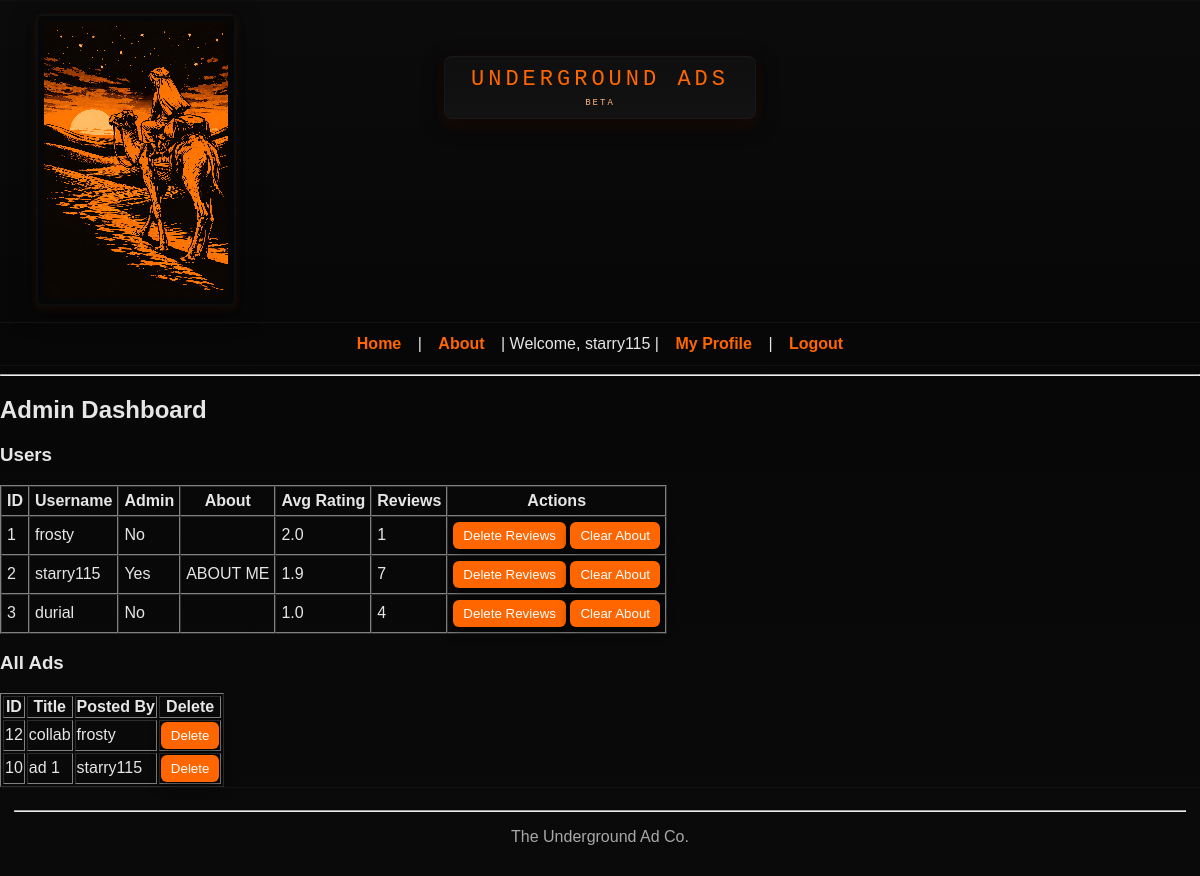
The app's page /admin (signed in), older data.
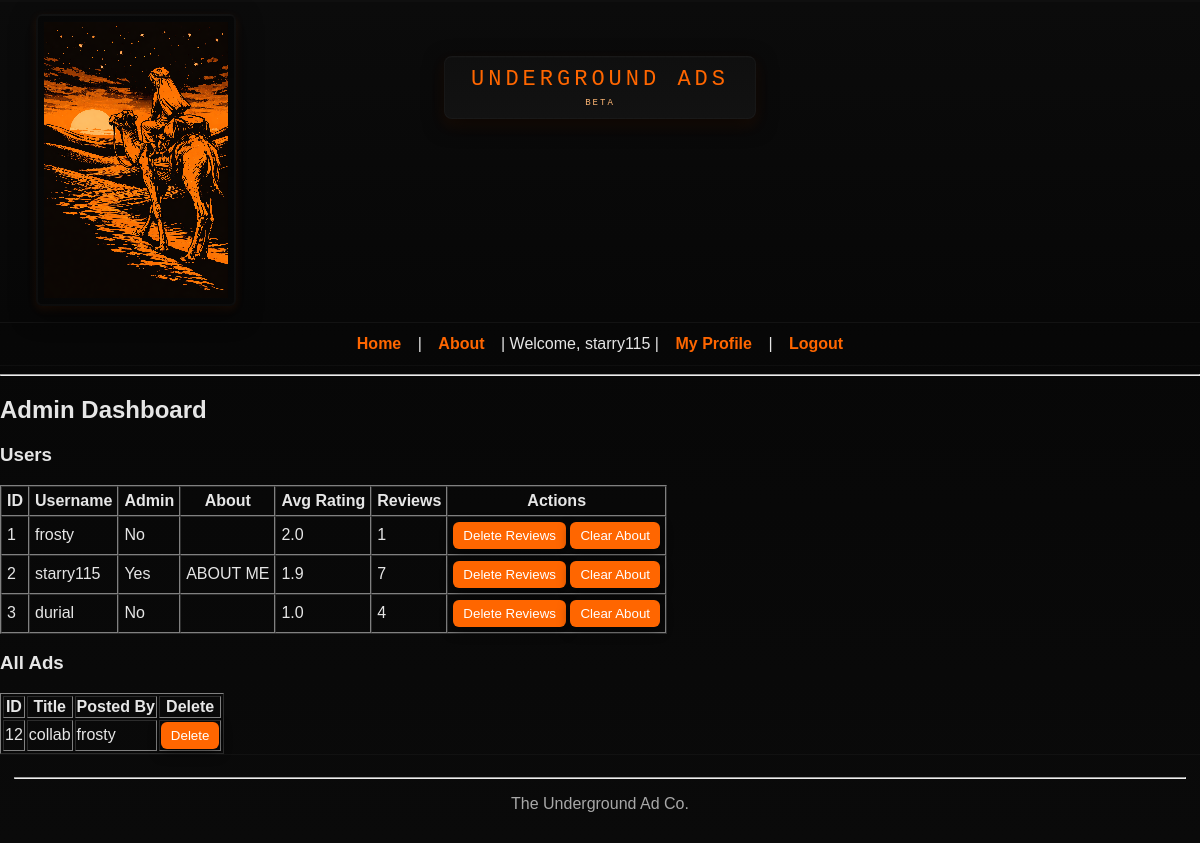
The same page, newer data.
### tables this page shows
CREATE TABLE users (
            id INTEGER PRIMARY KEY AUTOINCREMENT,
            username TEXT UNIQUE NOT NULL,
            password_hash TEXT NOT NULL,
            created_at TIMESTAMP DEFAULT CURRENT_TIMESTAMP
        , is_admin INTEGER DEFAULT 0, about TEXT DEFAULT '', pgp_public_key TEXT, pgp_private_key_encrypted TEXT, pgp_key_salt TEXT, pgp_key_nonce TEXT);

CREATE TABLE ads (
            id INTEGER PRIMARY KEY AUTOINCREMENT,
            title TEXT NOT NULL,
            description TEXT NOT NULL,
            image TEXT,
            user_id INTEGER NOT NULL,
            created_at TIMESTAMP DEFAULT CURRENT_TIMESTAMP,
            FOREIGN KEY (user_id) REFERENCES users (id)
        );

### app.py (the view)
@app.route("/admin")
@admin_required
def admin_dashboard():
    conn = get_db()
    cur = conn.cursor()
    cur.execute("""SELECT u.id, u.username, u.is_admin, u.about, IFNULL(ROUND(AVG(r.rating), 1), 'No ratings')
    AS avg_rating, COUNT(r.id) AS review_count
    FROM users u
    LEFT JOIN ratings r ON u.id = r.seller_id
    GROUP BY u.id
    ORDER BY u.id ASC""")
    users = cur.fetchall()
    cur.execute("SELECT ads.*, users.username FROM ads JOIN users ON ads.user_id = users.id ORDER BY ads.id DESC")
    ads = cur.fetchall()
    conn.close()
    return render_template("admin_dashboard.html", users=users, ads=ads)

### app.py (called while the page is built)
def admin_required(f):
    @wraps(f)
    def decorated_function(*args, **kwargs):
        if "user_id" not in session:
            return redirect(url_for("login"))
        conn = get_db()
        cur = conn.cursor()
        cur.execute("SELECT is_admin FROM users WHERE id = ?", (session["user_id"],))
        user = cur.fetchone()
        conn.close()
        if not user or user["is_admin"] == 0:
            return "Access denied: admin only", 403
        return f(*args, **kwargs)
    return decorated_function

### db.py (called while the page is built)
def get_db():
    db_path = os.path.join(os.path.dirname(__file__), "uadb.db")
    conn = sqlite3.connect(db_path)
    conn.row_factory = sqlite3.Row
    return conn

### templates/admin_dashboard.html
{% extends "base.html" %}
{% block content %}
<h2>Admin Dashboard</h2>
<h3>Users</h3>
<table border="1" cellspacing="0" cellpadding="5">
    <tr>
        <th>ID</th>
        <th>Username</th>
        <th>Admin</th>
        <th>About</th>
        <th>Avg Rating</th>
        <th>Reviews</th>
        <th>Actions</th>
    </tr>
    {% for u in users %}
    <tr>
        <td>{{ u.id }}</td>
        <td>{{ u.username }}</td>
        <td>{{ 'Yes' if u.is_admin else 'No' }}</td>
        <td>{{ u.about if u.about else '' }}</td>
        <td>{{ u.avg_rating }}</td>
        <td>{{ u.review_count }}</td>
        <td>
            <form action="{{ url_for('delete_user_reviews', user_id=u.id) }}" method="post" style="display:inline;">
                <button type="submit" onclick="return confirm('Delete all reviews for {{ u.username }}?')">
                    Delete Reviews
                </button>
            </form>
            <form action="{{ url_for('delete_user_about', user_id=u.id) }}" method="post" style="display:inline;">
                <button type="submit" onclick="return confirm('Clear About section for {{ u.username }}?')">
                    Clear About
                </button>
            </form>
        </td>
    </tr>
    {% endfor %}
</table>
<h3>All Ads</h3>
<table border="1">
    <tr><th>ID</th><th>Title</th><th>Posted By</th><th>Delete</th></tr>
    {% for ad in ads %}
    <tr>
        <td>{{ ad.id }}</td>
        <td>{{ ad.title }}</td>
        <td>{{ ad.username }}</td>
        <td>
            <form action="{{ url_for('delete_ad_m', ad_id=ad.id) }}" method="post" style="display:inline;">
                <button type="submit">Delete</button>
            </form>
        </td>
    </tr>
    {% endfor %}
</table>
{% endblock %}

### templates/base.html (shortened to what this page needs)
<!DOCTYPE html>
<html lang="en">
<head>
    <link rel="stylesheet" href="{{ url_for('static', filename='style.css') }}">
</head>
<body>
    <header class="site-header">
        <div class="logo-area">
            <a href="{{ url_for('home') }}">
                <img src="{{ url_for('static', filename='images/ua_logo_2.png') }}" class="logo" alt="Underground Ads Logo">
            </a>
        </div>
        <div class="banner-text">
            <span class="banner-card">
                UNDERGROUND ADS
                <span class="beta">BETA</span>
            </span>
        </div>
    </header>
    <nav class="nav-area">
        <a href="{{ url_for('home') }}">Home</a> |
        <a href="{{ url_for('about') }}">About</a> |
        {% if session.username %}
        <span>Welcome, {{ session.username }}</span> |
        <a href="{{ url_for('profile') }}">My Profile</a> |
        <a href="{{ url_for('logout') }}">Logout</a>
        {% else %}
        <a href="{{ url_for('register') }}">Register</a> |
        <a href="{{ url_for('login') }}">Login</a>
        {% endif %}
    </nav>
    <hr>
    <main>
        {% block content %}{% endblock %}
    </main>
    <footer>
        <hr>
        <p>The Underground Ad Co.</p>
    </footer>
</body>
</html>

Row changes from the older to the newer data that the page shows:
removed ads: id "10", title "ad 1", username "starry115"
